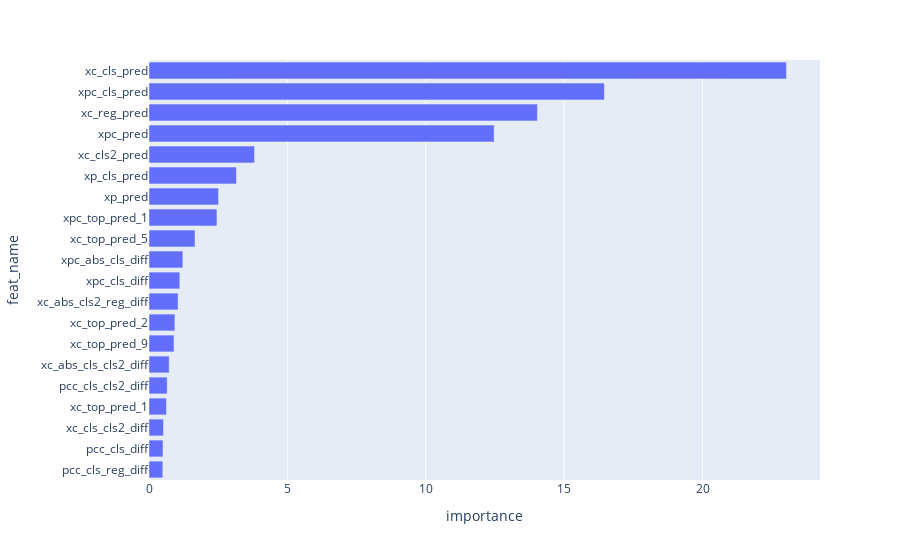

Write notebook code for a chart like this one.
### Code cell
gezi.plot.feature_importance(cbt_model, topn=20)

### Figure 1 — Plotly figure (JSON) as saved in the notebook; plotly's stock layout.template omitted (floating-point values rounded to 4 significant figures)
{"data": [{"alignmentgroup": "True", "hovertemplate": "importance=%{x}<br>feat_name=%{y}<extra></extra>", "legendgroup": "", "marker": {"color": "#636efa", "pattern": {"shape": ""}}, "name": "", "offsetgroup": "", "orientation": "h", "showlegend": false, "textposition": "auto", "type": "bar", "x": [0.4987, 0.505, 0.5249, 0.631, 0.6568, 0.7303, 0.9027, 0.9353, 1.05, 1.113, 1.222, 1.663, 2.455, 2.513, 3.16, 3.813, 12.47, 14.03, 16.45, 23.03], "xaxis": "x", "y": ["pcc_cls_reg_diff", "pcc_cls_diff", "xc_cls_cls2_diff", "xc_top_pred_1", "pcc_cls_cls2_diff", "xc_abs_cls_cls2_diff", "xc_top_pred_9", "xc_top_pred_2", "xc_abs_cls2_reg_diff", "xpc_cls_diff", "xpc_abs_cls_diff", "xc_top_pred_5", "xpc_top_pred_1", "xp_pred", "xp_cls_pred", "xc_cls2_pred", "xpc_pred", "xc_reg_pred", "xpc_cls_pred", "xc_cls_pred"], "yaxis": "y"}], "layout": {"barmode": "relative", "legend": {"tracegroupgap": 0}, "margin": {"t": 60}, "xaxis": {"anchor": "y", "domain": [0, 1], "title": {"text": "importance"}}, "yaxis": {"anchor": "x", "domain": [0, 1], "title": {"text": "feat_name"}}}}
